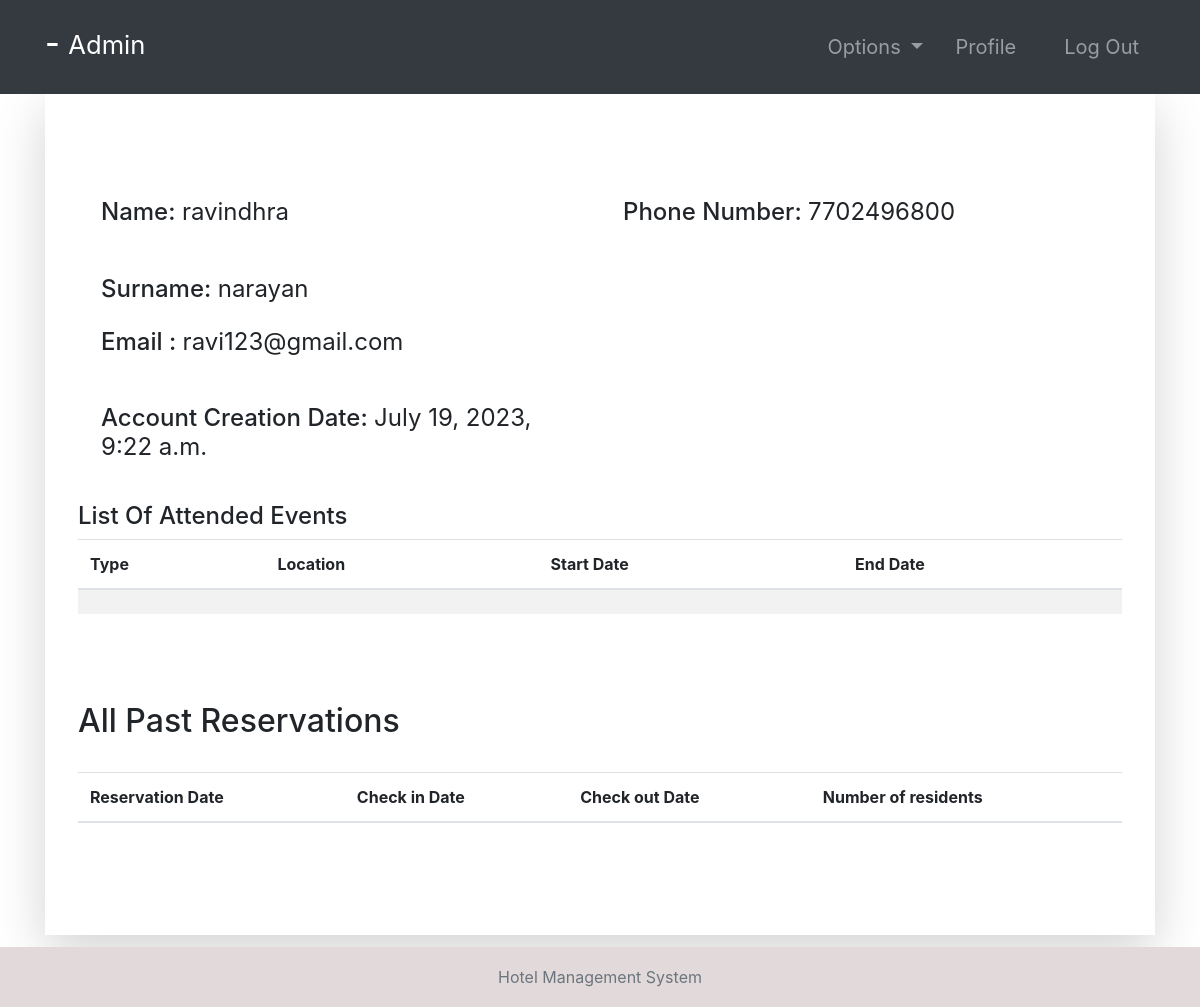
Page /guest-profile/2 (signed in) on the committed database.
### accounts/models.py (models this page shows, shortened)
class Guest(models.Model):
    user = models.OneToOneField(User, null=True, on_delete=models.CASCADE)
    phoneNumber = PhoneNumberField(unique=True)

### hotel/models.py (models this page shows, shortened)
class EventAttendees(models.Model):
    event = models.ForeignKey(Event, on_delete=models.CASCADE)
    numberOfDependees = models.IntegerField(default=0)
    guest = models.ForeignKey(Guest,   null=True, on_delete=models.CASCADE)

### accounts/views.py (the view, shortened to what this page needs)
# urls.py: path('guest-profile/<str:pk>', guest_profile, name="guest-profile"),
@login_required(login_url='login')
def guest_profile(request, pk):
    tempUser = User.objects.get(id=pk)
    guest = Guest.objects.get(user=tempUser)
    role = str(request.user.groups.all()[0])
    path = role + "/"
    eventAttendees = EventAttendees.objects.filter(guest=guest)
    bookings = Booking.objects.filter(guest=guest)
    context = {
        "role": role,
        "guest": guest,
        "eventAttendees": eventAttendees,
        "bookings": bookings
    }
    return render(request, path + "guest-profile.html", context)

### Templates/admin/guest-profile.html
{% extends '../index.html' %}
{% block context %}
{% include '../common_pages/guest-profile.html' %}
{% endblock %}

### Templates/incs/nav.html (shortened to what this page needs)
<nav class="navbar navbar-dark bg-dark navbar-expand-lg py-3 " role="navigation">
    <div class="container">
        <a href="" class="navbar-brand">
            <h2 class="text-capitalize">
                {{ request.user.first_name }} {{ request.user.last_name }} -
                <small>
                    {{ role }}
                </small>
            </h2>
        </a>
        <div class="collapse navbar-collapse" id="navbarTags">
            <ul class="navbar-nav ml-auto">
                <li class="nav-item dropdown p-2">
                    <a class="nav-link dropdown-toggle" href="#" id="navbarDropdown" role="button"
                        data-toggle="dropdown" aria-haspopup="true" aria-expanded="false">
                        Options
                    </a>
                </li>
                <li class="nav-item mr-3 p-2">
                    {% if role == 'staff' or role == 'receptionist' or role == 'admin' or role == 'manager' %}
                    <a href="{% url 'employee-profile' user.id %}" class="nav-link">Profile</a>
                    {% endif %}
                </li>
                <li class="nav-item p-2 ">
                    <a href="{% url 'logout' %}" class="nav-link">Log Out</a>
                </li>
            </ul>
        </div>
    </div>
</nav>

### Templates/common_pages/guest-profile.html (shortened to what this page needs)
<div class="container">
    <div class="shadow-lg p-5">
        <div class="row mt-5">
            <div class="col-6">
                <form action="" method="POST">
                    <div class="p-2 h4">
                        <span>Name:</span>
                        {% if guest.user.id != request.user.id %}
                        <span class="font-weight-normal">{{guest.user.first_name}} </span>
                        {% else %}
                        <input type="text" class="form-control border border-secondary" id="id_first_name"
                            value="{{guest.user.first_name}}" name="first_name">
                        {% endif %}
                    </div>
                    <br>
                    <div class="p-2 h4">
                        <span>Surname:</span>
                        {% if guest.user.id != request.user.id %}
                        <span class="font-weight-normal"> {{guest.user.last_name}}</span>
                        {% else %}
                        <input type="text" class="form-control border border-secondary" id="id_last_name"
                            value="{{guest.user.last_name}}" name="last_name">
                        {% endif %}
                    </div>
                    <div class="p-2 h4">
                        <span>Email :</span>
                        <span class="font-weight-normal">{{guest.user.email}}</span>
                    </div>
                    <br>
                    <div class="p-2 h4">
                        <span>Account Creation Date:</span>
                        <span class="font-weight-normal">{{guest.user.date_joined}}</span>
                    </div>
            </div>
            <div class="col-6">
                <div class="p-2 h4">
                    <span>Phone Number: </span>
                    {% if guest.user.id != request.user.id %}
                    <span class="font-weight-normal">{{guest.phoneNumber}}</span>
                    {% else %}
                    <input type="text" class="form-control border border-secondary" id="id_phoneNumber"
                        value="{{guest.phoneNumber}}" name="phoneNumber">
                    {% endif %}
                </div>
                <br>
            </div>
        </div>
        <br>
        {% if eventAttendees.first != None %}
        <div class="row">
            <h4>List Of Attended Events</h4>
            <table class="table table-hover table-striped">
                <thead>
                    <tr>
                        <th>Type</th>
                        <th>Location</th>
                        <th>Start Date</th>
                        <th>End Date</th>
                    </tr>
                </thead>
                <tbody>
                    {% for eveAt in eventAttendees %}
                    <tr>
                        <td>{{eveAt.eventType}}</td>
                        <td>{{eveAt.location}}</td>
                        <td>{{eveAt.startDate}}</td>
                        <td>{{eveAt.endtDate}}</td>
                    </tr>
                    {% endfor %}
                </tbody>
            </table>
        </div>
        {% endif %}
        <br>
        <div class="row">
            <div class="table-responsive table-striped my-5">
                <div class="table-header row">
                    <div class="col-sm-12 col-md-12 col-lg-4 mb-4">
                        <h2>All Past Reservations</h2>
                    </div>
                </div>
                <table class="table table-hover">
                    <thead>
                        <tr>
                            <th>Reservation Date</th>
                            <th>Check in Date</th>
                            <th>Check out Date</th>
                            <th>Number of residents</th>
                        </tr>
                    </thead>
                </table>
            </div>
        </div>
    </div>
</div>

### static/css/main.css (style rules this page uses)
* { margin: 0; padding: 0; -webkit-font-smoothing: antialiased; }
body { position: relative; }
nav .nav-item { font-size: 20px; }

### rows in the picture
Guest: user.first_name "ravindhra", user.last_name "narayan", user.email "ravi123@gmail.com", user.date_joined "July 19, 2023, 9:22 a.m.", phoneNumber "7702496800"

### other values in the picture
{{ role }} "Admin"
